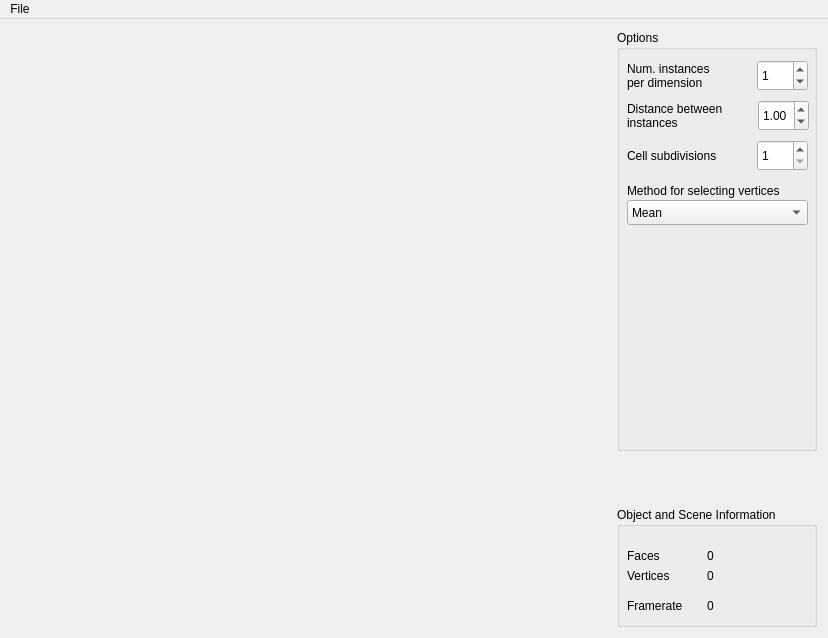
<?xml version="1.0" encoding="UTF-8"?>
<ui version="4.0">
 <class>MainWindow</class>
 <widget class="QMainWindow" name="MainWindow">
  <property name="geometry">
   <rect>
    <x>0</x>
    <y>0</y>
    <width>828</width>
    <height>638</height>
   </rect>
  </property>
  <property name="minimumSize">
   <size>
    <width>827</width>
    <height>618</height>
   </size>
  </property>
  <property name="baseSize">
   <size>
    <width>600</width>
    <height>600</height>
   </size>
  </property>
  <property name="windowTitle">
   <string>MainWindow</string>
  </property>
  <widget class="QWidget" name="Widget">
   <property name="minimumSize">
    <size>
     <width>827</width>
     <height>0</height>
    </size>
   </property>
   <property name="baseSize">
    <size>
     <width>600</width>
     <height>600</height>
    </size>
   </property>
   <layout class="QHBoxLayout" name="horizontalLayout">
    <item>
     <widget class="GLWidget" name="glwidget" native="true">
      <property name="minimumSize">
       <size>
        <width>600</width>
        <height>600</height>
       </size>
      </property>
      <property name="maximumSize">
       <size>
        <width>16777215</width>
        <height>16777215</height>
       </size>
      </property>
      <property name="baseSize">
       <size>
        <width>600</width>
        <height>600</height>
       </size>
      </property>
     </widget>
    </item>
    <item>
     <layout class="QVBoxLayout" name="Configuration">
      <item>
       <widget class="QGroupBox" name="TreeOptions">
        <property name="minimumSize">
         <size>
          <width>200</width>
          <height>0</height>
         </size>
        </property>
        <property name="maximumSize">
         <size>
          <width>200</width>
          <height>16777215</height>
         </size>
        </property>
        <property name="title">
         <string>Options</string>
        </property>
        <widget class="QLabel" name="label">
         <property name="geometry">
          <rect>
           <x>10</x>
           <y>30</y>
           <width>121</width>
           <height>31</height>
          </rect>
         </property>
         <property name="text">
          <string>Num. instances              per dimension</string>
         </property>
         <property name="wordWrap">
          <bool>true</bool>
         </property>
        </widget>
        <widget class="QSpinBox" name="spinBox">
         <property name="geometry">
          <rect>
           <x>140</x>
           <y>30</y>
           <width>51</width>
           <height>31</height>
          </rect>
         </property>
         <property name="maximum">
          <number>100</number>
         </property>
         <property name="value">
          <number>1</number>
         </property>
        </widget>
        <widget class="QLabel" name="label_2">
         <property name="geometry">
          <rect>
           <x>10</x>
           <y>70</y>
           <width>121</width>
           <height>31</height>
          </rect>
         </property>
         <property name="text">
          <string>Distance between instances</string>
         </property>
         <property name="wordWrap">
          <bool>true</bool>
         </property>
        </widget>
        <widget class="QDoubleSpinBox" name="doubleSpinBox">
         <property name="geometry">
          <rect>
           <x>141</x>
           <y>70</y>
           <width>51</width>
           <height>31</height>
          </rect>
         </property>
         <property name="maximum">
          <double>10000.000000000000000</double>
         </property>
         <property name="singleStep">
          <double>0.100000000000000</double>
         </property>
         <property name="value">
          <double>1.000000000000000</double>
         </property>
        </widget>
        <widget class="QSpinBox" name="spinBox_2">
         <property name="geometry">
          <rect>
           <x>140</x>
           <y>110</y>
           <width>51</width>
           <height>31</height>
          </rect>
         </property>
         <property name="minimum">
          <number>1</number>
         </property>
         <property name="maximum">
          <number>10</number>
         </property>
         <property name="value">
          <number>1</number>
         </property>
        </widget>
        <widget class="QLabel" name="label_3">
         <property name="geometry">
          <rect>
           <x>10</x>
           <y>110</y>
           <width>121</width>
           <height>31</height>
          </rect>
         </property>
         <property name="text">
          <string>Cell subdivisions</string>
         </property>
        </widget>
        <widget class="QComboBox" name="comboBox">
         <property name="geometry">
          <rect>
           <x>10</x>
           <y>170</y>
           <width>181</width>
           <height>25</height>
          </rect>
         </property>
         <item>
          <property name="text">
           <string>Mean</string>
          </property>
         </item>
         <item>
          <property name="text">
           <string>Error Quadrics</string>
          </property>
         </item>
         <item>
          <property name="text">
           <string>Shape-Preserving</string>
          </property>
         </item>
         <item>
          <property name="text">
           <string>Voxelize</string>
          </property>
         </item>
        </widget>
        <widget class="QLabel" name="label_4">
         <property name="geometry">
          <rect>
           <x>10</x>
           <y>150</y>
           <width>181</width>
           <height>21</height>
          </rect>
         </property>
         <property name="text">
          <string>Method for selecting vertices</string>
         </property>
        </widget>
       </widget>
      </item>
      <item>
       <spacer name="Spacer">
        <property name="orientation">
         <enum>Qt::Vertical</enum>
        </property>
        <property name="sizeType">
         <enum>QSizePolicy::Maximum</enum>
        </property>
        <property name="sizeHint" stdset="0">
         <size>
          <width>50</width>
          <height>50</height>
         </size>
        </property>
       </spacer>
      </item>
      <item>
       <widget class="QGroupBox" name="RenderOptions">
        <property name="sizePolicy">
         <sizepolicy hsizetype="Minimum" vsizetype="Minimum">
          <horstretch>0</horstretch>
          <verstretch>0</verstretch>
         </sizepolicy>
        </property>
        <property name="maximumSize">
         <size>
          <width>200</width>
          <height>120</height>
         </size>
        </property>
        <property name="baseSize">
         <size>
          <width>0</width>
          <height>100</height>
         </size>
        </property>
        <property name="title">
         <string>Object and Scene Information</string>
        </property>
        <widget class="QLabel" name="Label_NumFaces">
         <property name="geometry">
          <rect>
           <x>90</x>
           <y>40</y>
           <width>91</width>
           <height>17</height>
          </rect>
         </property>
         <property name="text">
          <string>0</string>
         </property>
        </widget>
        <widget class="QLabel" name="Label_Faces">
         <property name="geometry">
          <rect>
           <x>10</x>
           <y>40</y>
           <width>67</width>
           <height>17</height>
          </rect>
         </property>
         <property name="text">
          <string>Faces</string>
         </property>
        </widget>
        <widget class="QLabel" name="Label_Vertices">
         <property name="geometry">
          <rect>
           <x>10</x>
           <y>60</y>
           <width>67</width>
           <height>17</height>
          </rect>
         </property>
         <property name="text">
          <string>Vertices</string>
         </property>
        </widget>
        <widget class="QLabel" name="Label_NumVertices">
         <property name="geometry">
          <rect>
           <x>90</x>
           <y>60</y>
           <width>91</width>
           <height>17</height>
          </rect>
         </property>
         <property name="text">
          <string>0</string>
         </property>
        </widget>
        <widget class="QLabel" name="Label_Framerate">
         <property name="geometry">
          <rect>
           <x>10</x>
           <y>90</y>
           <width>71</width>
           <height>17</height>
          </rect>
         </property>
         <property name="text">
          <string>Framerate</string>
         </property>
        </widget>
        <widget class="QLabel" name="Label_NumFramerate">
         <property name="geometry">
          <rect>
           <x>90</x>
           <y>90</y>
           <width>91</width>
           <height>17</height>
          </rect>
         </property>
         <property name="text">
          <string>0</string>
         </property>
        </widget>
       </widget>
      </item>
     </layout>
    </item>
   </layout>
  </widget>
  <widget class="QMenuBar" name="menuBar">
   <property name="geometry">
    <rect>
     <x>0</x>
     <y>0</y>
     <width>828</width>
     <height>22</height>
    </rect>
   </property>
   <widget class="QMenu" name="menuFile">
    <property name="title">
     <string>File</string>
    </property>
    <addaction name="actionQuit"/>
    <addaction name="actionLoad"/>
   </widget>
   <addaction name="menuFile"/>
  </widget>
  <action name="actionQuit">
   <property name="text">
    <string>Quit</string>
   </property>
  </action>
  <action name="actionLoad">
   <property name="text">
    <string>Load Model</string>
   </property>
   <property name="toolTip">
    <string>Load Model</string>
   </property>
  </action>
  <action name="actionLoad_Specular">
   <property name="text">
    <string>Load Specular</string>
   </property>
  </action>
  <action name="actionLoad_Diffuse">
   <property name="text">
    <string>Load Diffuse</string>
   </property>
  </action>
 </widget>
 <layoutdefault spacing="6" margin="11"/>
 <customwidgets>
  <customwidget>
   <class>GLWidget</class>
   <extends>QWidget</extends>
   <header>glwidget.h</header>
   <container>1</container>
   <slots>
    <signal>SetFaces(QString)</signal>
    <signal>SetVertices(QString)</signal>
    <signal>SetFramerate(QString)</signal>
    <slot>SetReflection(bool)</slot>
    <slot>SetBRDF(bool)</slot>
    <slot>SetFresnelB(double)</slot>
    <slot>SetFresnelG(double)</slot>
    <slot>SetFresnelR(double)</slot>
    <slot>SetRefraction(bool)</slot>
    <slot>SetGeometryFunction(double)</slot>
    <slot>SetNumInstances(int)</slot>
    <slot>SetDistanceOffset(int)</slot>
    <slot>SetDistanceOffset(double)</slot>
    <slot>SetLevelOfDetail(int)</slot>
    <slot>SetMethod(QString)</slot>
   </slots>
  </customwidget>
 </customwidgets>
 <resources/>
 <connections>
  <connection>
   <sender>glwidget</sender>
   <signal>SetFaces(QString)</signal>
   <receiver>Label_NumFaces</receiver>
   <slot>setText(QString)</slot>
   <hints>
    <hint type="sourcelabel">
     <x>569</x>
     <y>566</y>
    </hint>
    <hint type="destinationlabel">
     <x>796</x>
     <y>564</y>
    </hint>
   </hints>
  </connection>
  <connection>
   <sender>glwidget</sender>
   <signal>SetVertices(QString)</signal>
   <receiver>Label_NumVertices</receiver>
   <slot>setText(QString)</slot>
   <hints>
    <hint type="sourcelabel">
     <x>593</x>
     <y>587</y>
    </hint>
    <hint type="destinationlabel">
     <x>796</x>
     <y>584</y>
    </hint>
   </hints>
  </connection>
  <connection>
   <sender>glwidget</sender>
   <signal>SetFramerate(QString)</signal>
   <receiver>Label_NumFramerate</receiver>
   <slot>setText(QString)</slot>
   <hints>
    <hint type="sourcelabel">
     <x>607</x>
     <y>623</y>
    </hint>
    <hint type="destinationlabel">
     <x>796</x>
     <y>614</y>
    </hint>
   </hints>
  </connection>
  <connection>
   <sender>spinBox</sender>
   <signal>valueChanged(int)</signal>
   <receiver>glwidget</receiver>
   <slot>SetNumInstances(int)</slot>
   <hints>
    <hint type="sourcelabel">
     <x>785</x>
     <y>69</y>
    </hint>
    <hint type="destinationlabel">
     <x>589</x>
     <y>182</y>
    </hint>
   </hints>
  </connection>
  <connection>
   <sender>doubleSpinBox</sender>
   <signal>valueChanged(double)</signal>
   <receiver>glwidget</receiver>
   <slot>SetDistanceOffset(double)</slot>
   <hints>
    <hint type="sourcelabel">
     <x>759</x>
     <y>112</y>
    </hint>
    <hint type="destinationlabel">
     <x>541</x>
     <y>224</y>
    </hint>
   </hints>
  </connection>
  <connection>
   <sender>spinBox_2</sender>
   <signal>valueChanged(int)</signal>
   <receiver>glwidget</receiver>
   <slot>SetLevelOfDetail(int)</slot>
   <hints>
    <hint type="sourcelabel">
     <x>806</x>
     <y>172</y>
    </hint>
    <hint type="destinationlabel">
     <x>575</x>
     <y>335</y>
    </hint>
   </hints>
  </connection>
  <connection>
   <sender>comboBox</sender>
   <signal>currentTextChanged(QString)</signal>
   <receiver>glwidget</receiver>
   <slot>SetMethod(QString)</slot>
   <hints>
    <hint type="sourcelabel">
     <x>796</x>
     <y>216</y>
    </hint>
    <hint type="destinationlabel">
     <x>574</x>
     <y>296</y>
    </hint>
   </hints>
  </connection>
 </connections>
 <slots>
  <signal>updated_plane(double,double,double,double,bool)</signal>
  <slot>toggle_transfer_function_dialog()</slot>
 </slots>
</ui>
